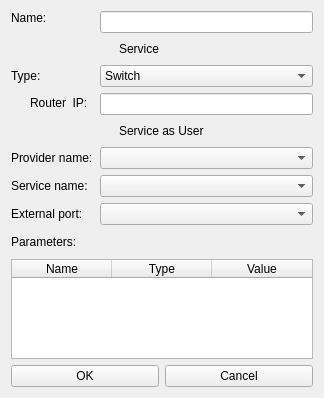
<?xml version="1.0" encoding="UTF-8"?>
<ui version="4.0">
 <class>TenantSwitch</class>
 <widget class="QDialog" name="TenantSwitch">
  <property name="geometry">
   <rect>
    <x>0</x>
    <y>0</y>
    <width>324</width>
    <height>398</height>
   </rect>
  </property>
  <property name="windowTitle">
   <string>Edit Switch</string>
  </property>
  <property name="styleSheet">
   <string notr="true">QWidget, QMenuBar::item, QHeaderView::section {
	background-color: qlineargradient(x1: 0, y1: 0, x2: 0, y2: 1,
                                      stop: 0 #a0a0a0, stop: 1 #f0f0f0);
}

QLabel, QSlider, QCheckBox {
	background-color: transparent;
}</string>
  </property>
  <property name="locale">
   <locale language="English" country="UnitedStates"/>
  </property>
  <layout class="QVBoxLayout" name="verticalLayout_2">
   <item>
    <layout class="QVBoxLayout" name="verticalLayout">
     <property name="sizeConstraint">
      <enum>QLayout::SetNoConstraint</enum>
     </property>
     <item>
      <layout class="QFormLayout" name="formLayout">
       <property name="fieldGrowthPolicy">
        <enum>QFormLayout::AllNonFixedFieldsGrow</enum>
       </property>
       <item row="0" column="0">
        <widget class="QLabel" name="namelabel">
         <property name="sizePolicy">
          <sizepolicy hsizetype="Preferred" vsizetype="Fixed">
           <horstretch>0</horstretch>
           <verstretch>0</verstretch>
          </sizepolicy>
         </property>
         <property name="text">
          <string>Name:</string>
         </property>
        </widget>
       </item>
       <item row="0" column="1">
        <widget class="QLineEdit" name="name">
         <property name="enabled">
          <bool>true</bool>
         </property>
         <property name="readOnly">
          <bool>false</bool>
         </property>
        </widget>
       </item>
       <item row="1" column="1">
        <widget class="QCheckBox" name="service">
         <property name="text">
          <string>Service</string>
         </property>
        </widget>
       </item>
       <item row="2" column="0">
        <widget class="QLabel" name="label_4">
         <property name="text">
          <string>Type:</string>
         </property>
        </widget>
       </item>
       <item row="2" column="1">
        <widget class="QComboBox" name="type">
         <item>
          <property name="text">
           <string>Switch</string>
          </property>
         </item>
         <item>
          <property name="text">
           <string>Router</string>
          </property>
         </item>
        </widget>
       </item>
       <item row="3" column="0">
        <widget class="QCheckBox" name="router">
         <property name="text">
          <string>Router  IP:</string>
         </property>
        </widget>
       </item>
       <item row="3" column="1">
        <widget class="QLineEdit" name="ip"/>
       </item>
       <item row="4" column="1">
        <widget class="QCheckBox" name="serviceasuser">
         <property name="text">
          <string>Service as User</string>
         </property>
        </widget>
       </item>
       <item row="5" column="0">
        <widget class="QLabel" name="label_5">
         <property name="text">
          <string>Provider name:</string>
         </property>
        </widget>
       </item>
       <item row="5" column="1">
        <widget class="QComboBox" name="provider"/>
       </item>
       <item row="6" column="0">
        <widget class="QLabel" name="label_2">
         <property name="text">
          <string>Service name:</string>
         </property>
        </widget>
       </item>
       <item row="6" column="1">
        <widget class="QComboBox" name="servicename"/>
       </item>
       <item row="7" column="0">
        <widget class="QLabel" name="label_6">
         <property name="text">
          <string>External port:</string>
         </property>
        </widget>
       </item>
       <item row="7" column="1">
        <widget class="QComboBox" name="port"/>
       </item>
      </layout>
     </item>
     <item>
      <layout class="QHBoxLayout" name="horizontalLayout_5">
       <item>
        <widget class="QLabel" name="label_3">
         <property name="text">
          <string>Parameters:</string>
         </property>
        </widget>
       </item>
       <item>
        <widget class="QPushButton" name="add">
         <property name="maximumSize">
          <size>
           <width>16</width>
           <height>16777215</height>
          </size>
         </property>
         <property name="text">
          <string/>
         </property>
         <property name="icon">
          <iconset resource="../../../movepoint/src/SchedulerGUI/Windows/resources.qrc">
           <normaloff>:/pics/pics/add.png</normaloff>:/pics/pics/add.png</iconset>
         </property>
         <property name="flat">
          <bool>true</bool>
         </property>
        </widget>
       </item>
       <item>
        <widget class="QPushButton" name="remove">
         <property name="maximumSize">
          <size>
           <width>16</width>
           <height>16777215</height>
          </size>
         </property>
         <property name="text">
          <string/>
         </property>
         <property name="icon">
          <iconset resource="../../../movepoint/src/SchedulerGUI/Windows/resources.qrc">
           <normaloff>:/pics/pics/delete.png</normaloff>:/pics/pics/delete.png</iconset>
         </property>
         <property name="flat">
          <bool>true</bool>
         </property>
        </widget>
       </item>
      </layout>
     </item>
     <item>
      <layout class="QHBoxLayout" name="horizontalLayout_4">
       <property name="sizeConstraint">
        <enum>QLayout::SetNoConstraint</enum>
       </property>
       <item>
        <widget class="QTableWidget" name="params">
         <property name="sizePolicy">
          <sizepolicy hsizetype="Preferred" vsizetype="Preferred">
           <horstretch>0</horstretch>
           <verstretch>0</verstretch>
          </sizepolicy>
         </property>
         <property name="verticalScrollBarPolicy">
          <enum>Qt::ScrollBarAsNeeded</enum>
         </property>
         <property name="horizontalScrollBarPolicy">
          <enum>Qt::ScrollBarAlwaysOff</enum>
         </property>
         <property name="showGrid">
          <bool>true</bool>
         </property>
         <property name="columnCount">
          <number>3</number>
         </property>
         <column>
          <property name="text">
           <string>Name</string>
          </property>
         </column>
         <column>
          <property name="text">
           <string>Type</string>
          </property>
         </column>
         <column>
          <property name="text">
           <string>Value</string>
          </property>
         </column>
        </widget>
       </item>
      </layout>
     </item>
     <item>
      <layout class="QHBoxLayout" name="horizontalLayout">
       <item>
        <widget class="QPushButton" name="OK">
         <property name="text">
          <string>OK</string>
         </property>
        </widget>
       </item>
       <item>
        <widget class="QPushButton" name="Cancel">
         <property name="text">
          <string>Cancel</string>
         </property>
        </widget>
       </item>
      </layout>
     </item>
    </layout>
   </item>
  </layout>
 </widget>
 <resources>
  <include location="../../../movepoint/src/SchedulerGUI/Windows/resources.qrc"/>
 </resources>
 <connections>
  <connection>
   <sender>OK</sender>
   <signal>clicked()</signal>
   <receiver>TenantSwitch</receiver>
   <slot>accept()</slot>
   <hints>
    <hint type="sourcelabel">
     <x>102</x>
     <y>240</y>
    </hint>
    <hint type="destinationlabel">
     <x>199</x>
     <y>149</y>
    </hint>
   </hints>
  </connection>
  <connection>
   <sender>Cancel</sender>
   <signal>clicked()</signal>
   <receiver>TenantSwitch</receiver>
   <slot>reject()</slot>
   <hints>
    <hint type="sourcelabel">
     <x>288</x>
     <y>240</y>
    </hint>
    <hint type="destinationlabel">
     <x>199</x>
     <y>149</y>
    </hint>
   </hints>
  </connection>
  <connection>
   <sender>add</sender>
   <signal>clicked()</signal>
   <receiver>TenantSwitch</receiver>
   <slot>AddParam()</slot>
   <hints>
    <hint type="sourcelabel">
     <x>189</x>
     <y>119</y>
    </hint>
    <hint type="destinationlabel">
     <x>115</x>
     <y>128</y>
    </hint>
   </hints>
  </connection>
  <connection>
   <sender>remove</sender>
   <signal>clicked()</signal>
   <receiver>TenantSwitch</receiver>
   <slot>RemoveParam()</slot>
   <hints>
    <hint type="sourcelabel">
     <x>211</x>
     <y>119</y>
    </hint>
    <hint type="destinationlabel">
     <x>115</x>
     <y>128</y>
    </hint>
   </hints>
  </connection>
  <connection>
   <sender>serviceasuser</sender>
   <signal>clicked()</signal>
   <receiver>TenantSwitch</receiver>
   <slot>ServiceChecked()</slot>
   <hints>
    <hint type="sourcelabel">
     <x>209</x>
     <y>128</y>
    </hint>
    <hint type="destinationlabel">
     <x>161</x>
     <y>198</y>
    </hint>
   </hints>
  </connection>
  <connection>
   <sender>provider</sender>
   <signal>currentIndexChanged(int)</signal>
   <receiver>TenantSwitch</receiver>
   <slot>ProviderChanged()</slot>
   <hints>
    <hint type="sourcelabel">
     <x>209</x>
     <y>139</y>
    </hint>
    <hint type="destinationlabel">
     <x>161</x>
     <y>198</y>
    </hint>
   </hints>
  </connection>
  <connection>
   <sender>servicename</sender>
   <signal>currentIndexChanged(int)</signal>
   <receiver>TenantSwitch</receiver>
   <slot>ServiceChanged()</slot>
   <hints>
    <hint type="sourcelabel">
     <x>209</x>
     <y>163</y>
    </hint>
    <hint type="destinationlabel">
     <x>161</x>
     <y>198</y>
    </hint>
   </hints>
  </connection>
 </connections>
 <slots>
  <slot>AddParam()</slot>
  <slot>RemoveParam()</slot>
  <slot>ServiceChecked()</slot>
  <slot>ProviderChanged()</slot>
  <slot>ServiceChanged()</slot>
 </slots>
</ui>
